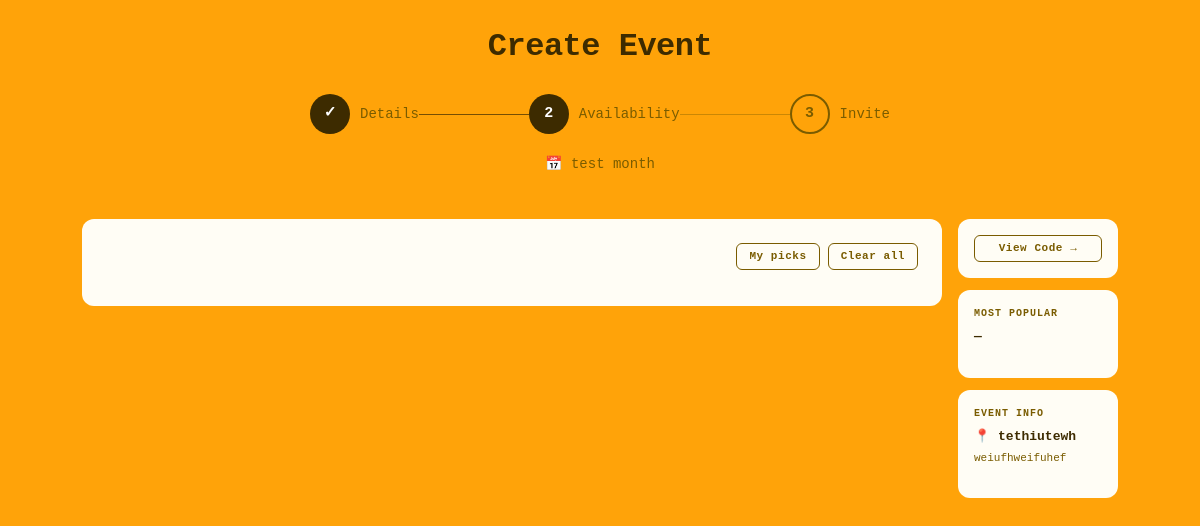
The page /event/2/heatmap (signed in) on the database its author committed.
### app/models.py (models this page shows, shortened)
class Event(db.Model):
    id           = db.Column(db.Integer, primary_key=True)
    organizer_id = db.Column(db.Integer, db.ForeignKey('user.id'), nullable=False)
    code         = db.Column(db.String(6),   unique=True, nullable=False)
    name         = db.Column(db.String(120), nullable=False)
    location     = db.Column(db.String(120), default='')
    details      = db.Column(db.Text,        default='')
    event_type   = db.Column(db.String(10), nullable=False)
    date_from    = db.Column(db.Date, nullable=True)
    date_to      = db.Column(db.Date, nullable=True)
    days_of_week = db.Column(db.String(20), nullable=True)  # stored as "0,2,4" etc.
    time_from    = db.Column(db.Time, nullable=True)
    time_to      = db.Column(db.Time, nullable=True)
    created_at   = db.Column(db.DateTime, default=lambda: datetime.now(timezone.utc))
    organizer      = db.relationship('User', backref='owned_events')
    members        = db.relationship('EventMember',  backref='event', cascade='all, delete-orphan')
    availabilities = db.relationship('Availability', backref='event', cascade='all, delete-orphan')

### app/routes.py (the view, shortened to what this page needs)
@flask_app.route("/event/<int:event_id>/heatmap")
@login_required
def event_heatmap(event_id):
    event = Event.query.get_or_404(event_id)
    member = EventMember.query.filter_by(event_id=event_id, user_id=current_user.id).first()
    if not member:
        abort(403)
    is_owner = (event.organizer_id == current_user.id)
    if event.event_type == 'days':
        event_data = {
            "name":     event.name,
            "from":     event.date_from.isoformat() if event.date_from else "",
            "to":       event.date_to.isoformat()   if event.date_to   else "",
            "location": event.location or "",
            "details":  event.details  or "",
        }
        return render_template("heatmap_days.html.jinja",
                               event=event_data, is_owner=is_owner, event_id=event.id)

### app/__init__.py (called while the page is built)
@login_manager.user_loader
def load_user(user_id):
    return models.User.query.get(int(user_id))

### app/templates/heatmap_days.html.jinja (shortened to what this page needs)
{% extends "base.html.jinja" %}
{% block body_class %}heatmap-days-page{% endblock %}
{% block extra_head %}
  <link rel="stylesheet" href="{{ url_for('static', filename='css/heatmap.css') }}">
{% endblock %}
{% block body %}
  <div class="header">
    <h1 class="header-title">Create Event</h1>
    <div class="steps">
      <div class="step">
        <div class="step-circle">✓</div>
        <span class="step-label">Details</span>
      </div>
      <div class="step-line done"></div>
      <div class="step">
        <div class="step-circle">2</div>
        <span class="step-label">Availability</span>
      </div>
      <div class="step-line"></div>
      <div class="step">
        <div class="step-circle pending">3</div>
        <span class="step-label">Invite</span>
      </div>
    </div>
    <div class="event-label">📅 {{ event.name }}</div>
  </div>
  <div class="content">
    <div class="calendar-card">
      <div class="grid-toolbar">
        <button id="btn-my-picks" class="my-picks-btn" onclick="toggleMyPicks()">My picks</button>
        <button class="clear-all-btn" onclick="clearAll()">Clear all</button>
      </div>
    </div>
    <aside class="side-panels">
      <div class="side-panel">
        {% if is_owner %}
          {% if event_id %}
            <a href="/event/{{ event_id }}/code" class="copy-btn">View Code →</a>
          {% else %}
            <button class="copy-btn" onclick="goToInvite()">Next: Invite →</button>
          {% endif %}
        {% else %}
          <a href="/home" class="copy-btn">Done</a>
        {% endif %}
      </div>
      <div class="side-panel" id="popular-panel">
        <p class="side-panel-label">most popular</p>
        <p id="popular-value" class="side-panel-value">—</p>
      </div>
      {% if event.location or event.details %}
      <div class="side-panel" id="event-info-panel">
        <p class="side-panel-label">event info</p>
        {% if event.location %}
          <p class="side-panel-value">📍 {{ event.location }}</p>
        {% endif %}
        {% if event.details %}
          <p class="side-panel-sub">{{ event.details }}</p>
        {% endif %}
      </div>
      {% endif %}
    </aside>
  </div>
{% endblock %}

### app/static/css/style.css (style rules this page uses)
:root { --bg-orange: #ffa309; --bg-white: #fffef5; --calender-dark-orange: #d8540e; --calender-orange: #f68b26; --calender-light-orange: #ffbe4a; --calender-yellow: #fddc8a; --calender-white: #fef2db; --bg: #f0a500; --brown-dark: #3d2b00; --brown-mid: #7a5c00; --card: #faf0dc; --card-dark: #e8d5a3; --white-soft: #fffdf5; --font: "Courier Prime", "Courier New", Courier, monospace; --radius: 12px; --radius-sm: 8px; }
* { margin: 0; padding: 0; box-sizing: border-box; }
body { min-height: 100vh; height: 100vh; background: linear-gradient( to top, var(--bg-orange) 0%, var(--calender-light-orange) 100% ); font-family: "Courier New", Courier, monospace; }

### app/static/css/heatmap.css (style rules this page uses)
:root { --bg: #f0a500; --bg-orange: #ffa309; --brown-dark: #3d2b00; --brown-mid: #7a5c00; --card: #faf0dc; --card-dark: #e8d5a3; --white-soft: #fffdf5; --brown-btn: #2c1a00; --heat-0: #faf0dc; --heat-1: #f5d88a; --heat-2: #f0bc45; --heat-3: #e09020; --heat-4: #c06010; --heat-5: #9a3a00; --heat-0: #faf0dc; --heat-1: #f5d88a; --heat-2: #f0bc45; --heat-3: #e09020; --heat-4: #c06010; --heat-5: #9a3a00; --font: "Courier Prime", monospace; --radius: 12px; --radius-sm: 8px; }
* { box-sizing: border-box; margin: 0; padding: 0; }
body { font-family: var(--font); background: var(--bg-orange); color: var(--brown-dark); min-height: 100vh; }
.header { display: flex; flex-direction: column; align-items: center; gap: 20px; padding: 28px 40px 20px; }
.header-title { font-size: 32px; font-weight: 700; letter-spacing: -0.5px; color: var(--brown-dark); }
.steps { display: flex; align-items: center; width: 100%; max-width: 580px; }
.step { display: flex; align-items: center; gap: 10px; }
.step-circle { width: 40px; height: 40px; border-radius: 50%; background: var(--brown-dark); color: white; display: flex; align-items: center; justify-content: center; font-size: 15px; font-weight: 700; flex-shrink: 0; }
.step-circle.pending { background: transparent; border: 2px solid var(--brown-mid); color: var(--brown-mid); }
.step-label { font-size: 14px; color: var(--brown-mid); white-space: nowrap; }
.step-line { flex: 1; height: 1px; background: var(--brown-mid); opacity: 0.4; min-width: 48px; }
.step-line.done { opacity: 0.7; background: var(--brown-dark); }
.event-label { font-size: 14px; color: var(--brown-mid); display: flex; align-items: center; gap: 6px; overflow-wrap: break-word; word-break: break-word; min-width: 0; }
.content { display: flex; justify-content: center; padding: 24px 40px 40px; }
.calendar-card { background: var(--white-soft); border-radius: var(--radius); padding: 24px; width: 100%; max-width: 860px; }
.grid-toolbar { display: flex; justify-content: flex-end; gap: 8px; margin-bottom: 12px; }
.my-picks-btn { background: none; border: 1.5px solid var(--brown-mid); border-radius: 6px; padding: 4px 12px; font-family: var(--font); font-size: 11px; font-weight: 700; color: var(--brown-mid); cursor: pointer; letter-spacing: 0.05em; transition: all 0.12s; }
.clear-all-btn { background: none; border: 1.5px solid var(--brown-mid); border-radius: 6px; padding: 4px 12px; font-family: var(--font); font-size: 11px; font-weight: 700; color: var(--brown-mid); cursor: pointer; letter-spacing: 0.05em; transition: all 0.12s; }
.content { align-items: flex-start; gap: 16px; }
.side-panels { display: flex; flex-direction: column; gap: 12px; width: 160px; flex-shrink: 0; position: sticky; top: 24px; }
.side-panel { background: var(--white-soft); border-radius: var(--radius); padding: 16px; }
.side-panel-label { font-size: 10px; font-weight: 700; color: var(--brown-mid); text-transform: uppercase; letter-spacing: 0.1em; margin-bottom: 8px; }
.side-panel-value { font-size: 13px; font-weight: 700; color: var(--brown-dark); margin-bottom: 4px; line-height: 1.3; overflow-wrap: break-word; word-break: break-word; }
.side-panel-sub { font-size: 11px; color: var(--brown-mid); overflow-wrap: break-word; word-break: break-word; }
.copy-btn { display: block; width: 100%; text-align: center; text-decoration: none; background: none; border: 1.5px solid var(--brown-mid); border-radius: 6px; padding: 4px 10px; font-family: var(--font); font-size: 11px; font-weight: 700; color: var(--brown-mid); cursor: pointer; letter-spacing: 0.05em; transition: all 0.12s; }

### rows shown on the page
Event: name "test month", location "tethiutewh", details "weiufhweifuhef"
